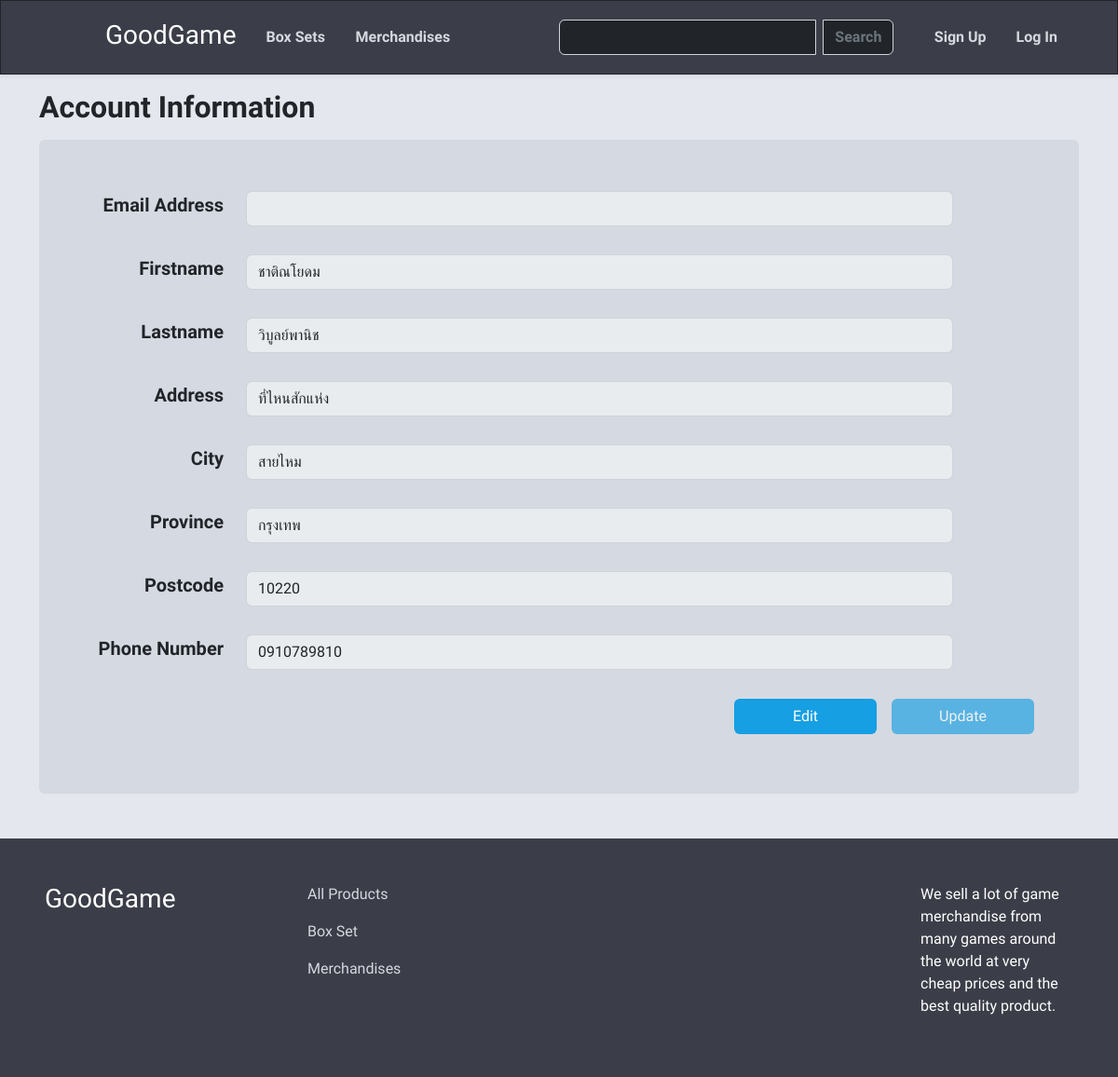
Page /user.php (signed in) on the earlier database version.
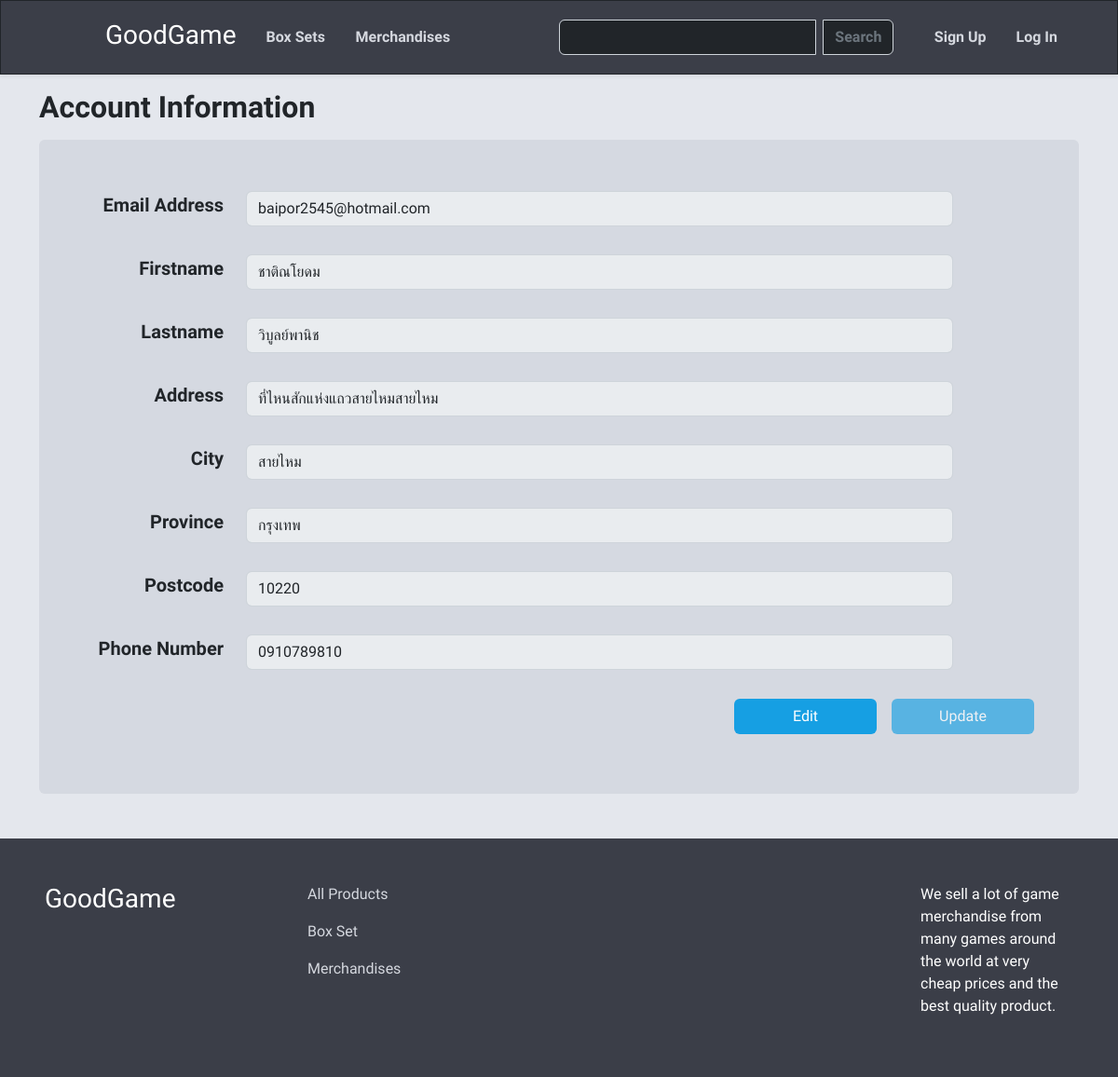
Same page on the later database version.
### tables this page shows
CREATE TABLE "Customer" (
	"CustomerID"	INTEGER NOT NULL,
	"FirstName"	TEXT,
	"LastName"	TEXT,
	"Address"	TEXT,
	"City"	TEXT,
	"Province"	TEXT,
	"Postcode"	TEXT,
	"phonenumber"	TEXT,
	"Username"	TEXT,
	"Password"	TEXT,
	"Email"	TEXT,
	PRIMARY KEY("CustomerID" AUTOINCREMENT)
);

### user.php (the view, shortened to what the changed rows need)
<?php
include "navbar.php";
$sql = "SELECT * FROM Customer WHERE CustomerID =" . $_SESSION["ID"] . "";
$result = $db->query($sql);
?>
<html lang="en">
<head>
    <link rel="stylesheet" href="stylesuser.css">
    <link rel="stylesheet" href="stylesnavfoot.css">
</head>
<body>
    <?php
    while ($info = $result->fetchArray(SQLITE3_ASSOC)) {
        echo '<div class="container-fluid main-container">
        <div class="container">
            <h2 class="mt-3 mb-3 fw-bold">Account Information</h2>
            <div class="container account-div p-5 mb-5 rounded">
            <form action="' . htmlspecialchars($_SERVER["PHP_SELF"]) . '" method="post">
                <div class="row align-items-center mb-3">
                    <div class="col-2">
                        <h5 class="fw-bold text-end"><label for="infoemail" class="col-form-label">Email Address</label></h5>
                    </div>
                    <div class="col-9">
                        <input type="email" id="infoemail" class="form-control" value="' . $info["Email"] . '" disabled>
                    </div>
                </div>
                <div class="row align-items-center mb-3">
                    <div class="col-2">
                        <h5 class="fw-bold text-end"><label for="infofname" class="col-form-label">Firstname</label></h5>
                    </div>
                    <div class="col-9">
                        <input type="text" id="infofname" name="fname" class="form-control" value="' . $info["FirstName"] . '" disabled>
                    </div>
                </div>
                <div class="row align-items-center mb-3">
                    <div class="col-2">
                        <h5 class="fw-bold text-end"><label for="infolname" class="col-form-label">Lastname</label></h5>
                    </div>
                    <div class="col-9">
                        <input type="text" id="infolname" name="lname" class="form-control" value="' . $info["LastName"] . '" disabled>
                    </div>
                </div>
                <div class="row align-items-center mb-3">
                    <div class="col-2">
                        <h5 class="fw-bold text-end"><label for="infoaddress" class="col-form-label">Address</label></h5>
                    </div>
                    <div class="col-9">
                        <input type="text" id="infoaddress" name="address" class="form-control" value="' . $info["Address"] . '" disabled>
                    </div>
                </div>
                <div class="row align-items-center mb-3">
                    <div class="col-2">
                        <h5 class="fw-bold text-end"><label for="infocity" class="col-form-label">City</label></h5>
                    </div>
                    <div class="col-9">
                        <input type="text" id="infocity" name="city" class="form-control" value="' . $info["City"] . '" disabled>
                    </div>
                </div>
                <div class="row align-items-center mb-3">
                    <div class="col-2">
                        <h5 class="fw-bold text-end"><label for="infoprovince" class="col-form-label">Province</label></h5>
                    </div>
                    <div class="col-9">
                        <input type="text" id="infoprovince" name="province" class="form-control" value="' . $info["Province"] . '" disabled>
                    </div>
                </div>
                <div class="row align-items-center mb-3">
                    <div class="col-2">
                        <h5 class="fw-bold text-end"><label for="infopostcode" class="col-form-label">Postcode</label></h5>
                    </div>
                    <div class="col-9">
                        <input type="text" id="infopostcode" name="postcode" class="form-control" value="' . $info["Postcode"] . '" disabled>
                    </div>
                </div>
                <div class="row align-items-center mb-4">
                    <div class="col-2">
                        <h5 class="fw-bold text-end"><label for="infophone" class="col-form-label">Phone Number</label></h5>
                    </div>
                    <div class="col-9">
                        <input type="text" id="infophone" name="phone" class="form-control" value="' . $info["phonenumber"] . '" disabled>
                    </div>
                </div>
    <div class="d-flex justify-content-end">
        <button onclick="edit_info()" id="edit" class="btn btn-primary change-button me-3">Edit</button>
            <button type="submit" class="btn btn-primary change-button" id="submit" disabled>Update</button>
        </form>
        </div>
        </div>
        </div>
        </div>';
    } ?>
</body>
</html>

Differences in the rows shown:
changed customer "ชาติณโยดม": Email (not shown) → "baipor2545@hotmail.com"; address "ที่ไหนสักแห่ง" → "ที่ไหนสักแห่งแถวสายไหมสายไหม"
